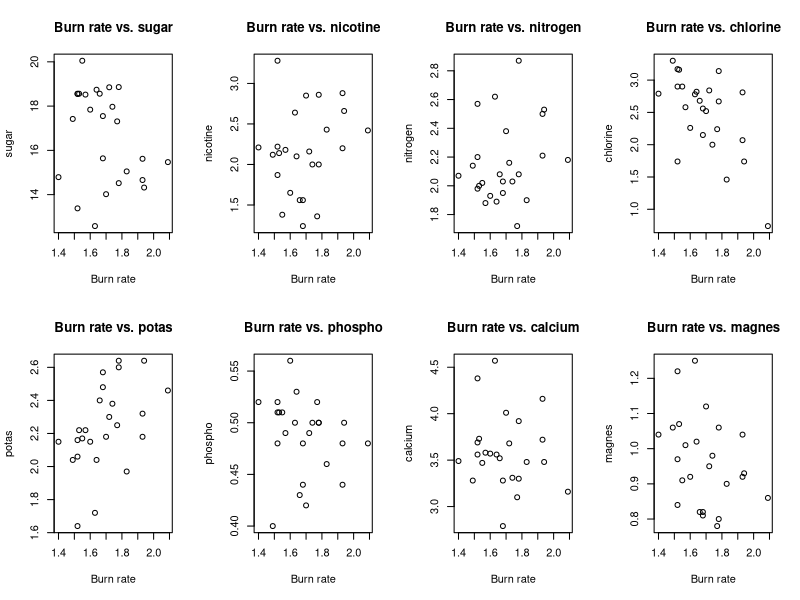
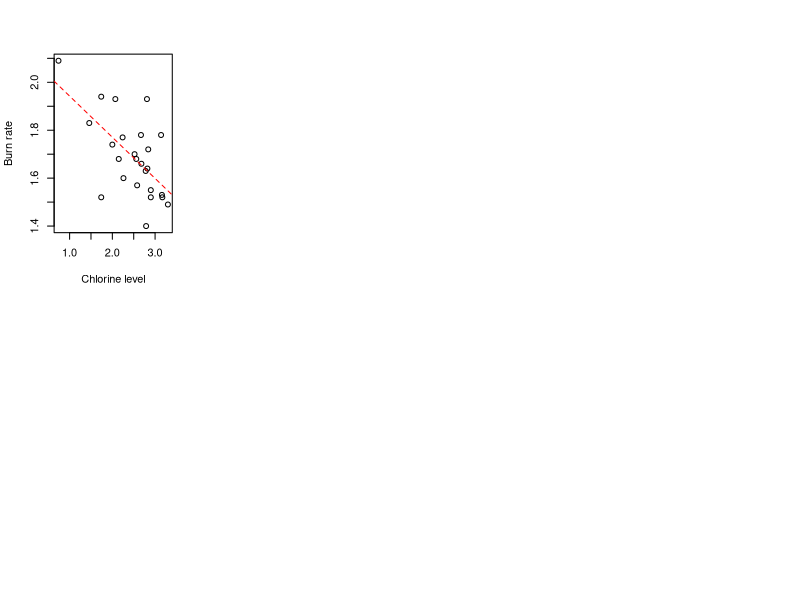

Recreate these plots in R, in order.
## ---- chunk 1
knitr::opts_chunk$set(echo = TRUE)
## ---- chunk 2
tobacco <- read.delim("tobacco.txt")
summary(tobacco)
## ---- chunk 3
par(mfrow = c(2, 4))  

# Define variable names
variables <- c("sugar", "nicotine", "nitrogen", "chlorine", 
          "potas", "phospho", "calcium", "magnes")

# Loop through variables and plot
lapply(variables, function(var) {
  plot(tobacco$burn, tobacco[[var]], 
       xlab = "Burn rate", ylab = var, 
       main = paste("Burn rate vs.", var))
})

## ---- chunk 4
# Correlation matrix
cor(tobacco)
## ---- chunk 5
# fit linear regression model
lm.chlorine <- lm(burn ~ chlorine, data = tobacco)

# plot the relationship to visualise
plot(x = tobacco$chlorine, 
     y = tobacco$burn,
     ylab = "Burn rate",
     xlab = "Chlorine level")
abline(lm.chlorine, col="red", lty=2)
## ---- chunk 6
# use chlorine because it has the strongest correlation (neg corr)

# here we optimising for intercept and coefficients
regression_f <- function(betav, x, y){
  # x = explanatory variable
  # y = response variable
  # betav = c(intercept, slope)
  intercept <- betav[1]
  slope <- betav[2]
  fitted_values <- intercept + slope*x 
  residuals <- y - fitted_values
  SSE <- sum(residuals^2) # a loss function return (SSE)
  return(SSE) # we are optimising for lowest SSE
}

olsfit <- optim(par = c(10,10), 
                fn = regression_f, 
                y = tobacco$burn, 
                x = tobacco$chlorine) 

olsfit$par[1] # intercept = 2.111097
olsfit$par[2] # slope = -0.1702047
## ---- chunk 7
int.par <- c(0.5, 0.5, 0.5)
n <- nrow(tobacco)

likelihood_f <- function(int.par, x, y){
  var <- int.par[1]
  intercept <- int.par[2]
  slope <- int.par[3]
  ll <- -0.5*n*log(2*pi)-0.5*n*log(var)-0.5*(1/var)*sum((y-intercept-slope*x)^2)
  return(-ll) # must use negative log-likelihood
}

# use optim() to optimise the max log likelihood
optim(par = int.par, 
      fn = likelihood_f, 
      y = tobacco$burn, 
      x = tobacco$chlorine,
      method = "L-BFGS-B",
      lower = c(0.0001, -Inf, -Inf), # setting constraints, variance must be > 0
      upper = c(Inf, Inf, Inf)) 
## ---- chunk 8
lm <- lm(tobacco$burn ~ tobacco$chlorine)
## ---- chunk 9
cor(tobacco$burn,tobacco$chlorine) # correaltion = -0.6234392
cor(tobacco$burn,tobacco$chlorine)^2 # Multiple R squared = 0.3886764
## ---- chunk 10
summary(lm)

# Multiple R-squared:  0.3887
# beta parameters are significant (p-value: 0.00087) so regression analysis can be undertaken
## ---- chunk 11
cor(tobacco)[,1] # view correlation coefficients between dependent (burn) and independent (remaining) variables
## ---- chunk 12
lm2 <- lm(burn ~ chlorine + potas, data = tobacco)
summary(lm2)

lm3 <- lm(burn ~ chlorine + potas + magnes, data = tobacco)
summary(lm3)

lm4 <- lm(burn ~ chlorine + potas + magnes + sugar, data = tobacco)
summary(lm4)

lm5 <- lm(burn ~ chlorine + potas + magnes + sugar + nitrogen, data = tobacco)
summary(lm5)

lm6 <- lm(burn ~ chlorine + potas + magnes + sugar + nitrogen + nicotine, data = tobacco)
summary(lm6)

lm7 <- lm(burn ~ chlorine + potas + magnes + sugar + nitrogen + nicotine + phospho, data = tobacco)
summary(lm7)

lm8 <- lm(burn ~ chlorine + potas + magnes + sugar + nitrogen + nicotine + phospho + calcium, data = tobacco)
summary(lm8)
## ---- chunk 13
full_lm <- lm(tobacco$burn ~ ., data = tobacco)
summary(full_lm)
## ---- chunk 14

## ---- chunk 15



## ---- chunk 16


## ---- chunk 17

## ---- chunk 18
# initial parameter values:
B <- c(1, 0.1, -0.1, 0.1)
n <- nrow(tobacco)

n <- nrow(tobacco)

# Create X and Y matrixes. Note you will need a column of 1s in X to represent the intercept!
X <- data.frame(intercept = 1, tobacco[c("chlorine", "potas", "magnes")])
X <- as.matrix(X)

Y <- tobacco$burn

# multiple linear regression
mlr_f <- function(B, X, Y){
  SSE <- t(Y-X%*%B) %*% (Y-X%*%B) # need to use matrix multiplication # a loss function return (SSE)
  return(SSE)
}

olsfit <- optim(par = B, 
                fn = mlr_f,
                X = X,
                Y = Y)

olsfit$par

# lm 
lm(burn ~ chlorine, data = tobacco)
